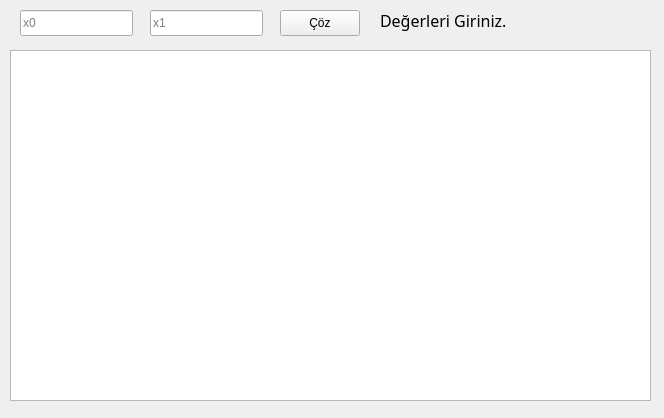
<?xml version="1.0" encoding="UTF-8"?>
<ui version="4.0">
 <class>Widget</class>
 <widget class="QWidget" name="Widget">
  <property name="geometry">
   <rect>
    <x>0</x>
    <y>0</y>
    <width>664</width>
    <height>418</height>
   </rect>
  </property>
  <property name="windowTitle">
   <string>Widget</string>
  </property>
  <widget class="QTableWidget" name="tableWidget">
   <property name="geometry">
    <rect>
     <x>10</x>
     <y>50</y>
     <width>641</width>
     <height>351</height>
    </rect>
   </property>
  </widget>
  <widget class="QLineEdit" name="le_x0">
   <property name="geometry">
    <rect>
     <x>20</x>
     <y>10</y>
     <width>113</width>
     <height>26</height>
    </rect>
   </property>
   <property name="placeholderText">
    <string>x0</string>
   </property>
  </widget>
  <widget class="QLineEdit" name="le_x1">
   <property name="geometry">
    <rect>
     <x>150</x>
     <y>10</y>
     <width>113</width>
     <height>26</height>
    </rect>
   </property>
   <property name="placeholderText">
    <string>x1</string>
   </property>
  </widget>
  <widget class="QPushButton" name="pushButton">
   <property name="geometry">
    <rect>
     <x>280</x>
     <y>10</y>
     <width>80</width>
     <height>26</height>
    </rect>
   </property>
   <property name="text">
    <string>Çöz</string>
   </property>
  </widget>
  <widget class="QLabel" name="lbl_durum">
   <property name="geometry">
    <rect>
     <x>380</x>
     <y>10</y>
     <width>261</width>
     <height>21</height>
    </rect>
   </property>
   <property name="font">
    <font>
     <family>Source Sans Pro</family>
     <pointsize>12</pointsize>
     <weight>50</weight>
     <bold>false</bold>
    </font>
   </property>
   <property name="text">
    <string>Değerleri Giriniz.</string>
   </property>
  </widget>
 </widget>
 <layoutdefault spacing="6" margin="11"/>
 <resources/>
 <connections/>
</ui>
